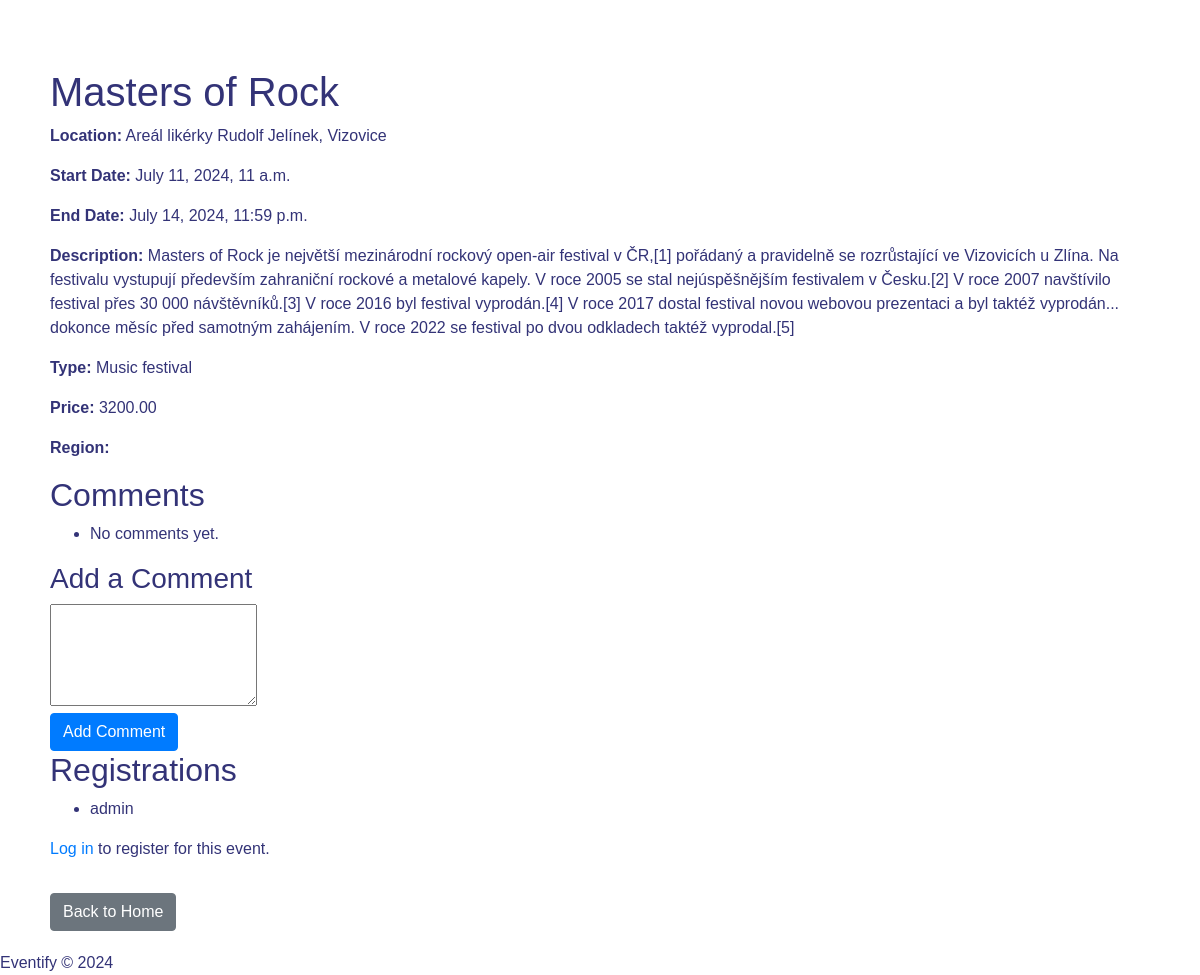
The app's page /event/3/ with its own data.
### viewer/models.py (models this page shows, shortened)
class Event(models.Model):
    title = models.CharField(
        max_length=100,
    )
    start_date = models.DateTimeField()
    end_date = models.DateTimeField()
    description = models.TextField()
    created_by = models.ForeignKey(User, on_delete=models.CASCADE, related_name='events')
    type = models.CharField(max_length=50)
    price = models.DecimalField(max_digits=10, decimal_places=2)
    location = models.CharField(max_length=200, null=True, blank=True)
    region = models.CharField(max_length=40, choices=REGION_CHOICES, default='')

class Registration(models.Model):
    user = models.ForeignKey(User, on_delete=models.CASCADE, related_name='registrations')
    event = models.ForeignKey(Event, on_delete=models.CASCADE, related_name='registrations')
    registered_at = models.DateTimeField(auto_now_add=True)

### viewer/views.py (the view)
# urls.py: path('event/<int:event_id>/', views.event_detail, name='event_detail'),
def event_detail(request, event_id):
    event = get_object_or_404(Event, pk=event_id)
    if request.method == 'POST':
        comment_content = request.POST.get('comment_content')
        if comment_content:
            Comment.objects.create(user=request.user, event=event, content=comment_content)
    comments = event.comments.all().order_by('-created_at')
    registrations = event.registrations.all()
    return render(request, 'viewer/event_detail.html', {
        'event': event,
        'comments': comments,
        'registrations': registrations,
        'is_edit': False,
    })

### viewer/templates/viewer/event_detail.html (shortened to what this page needs)
<!DOCTYPE html>
{% load static %}
<html lang="en">
<head>
    <link rel="stylesheet" href="https://stackpath.bootstrapcdn.com/bootstrap/4.2.1/css/bootstrap.min.css"
>
    <link rel="stylesheet" href="{% static 'viewer/style.css' %}">
</head>
<body>
    <div class="container mt-5">
        <h1>{{ event.title }}</h1>
        <p><strong>Location:</strong> {{ event.location }}</p>
        <p><strong>Start Date:</strong> {{ event.start_date }}</p>
        <p><strong>End Date:</strong> {{ event.end_date }}</p>
        <p><strong>Description:</strong> {{ event.description }}</p>
        <p><strong>Type:</strong> {{ event.type }}</p>
        <p><strong>Price:</strong> {{ event.price }}</p>
        <p><strong>Region:</strong> {{ event.get_region_display }}</p>
        {% if is_edit %}
            <form method="post">
                {% csrf_token %}
                {{ form.as_p }}
                <button type="submit" class="btn btn-primary">Save changes</button>
            </form>
        {% else %}
            <h2>Comments</h2>
            <ul>
                {% for comment in comments %}
                    <li>{{ comment.content }} - <em>{{ comment.user.username }}</em></li>
                {% empty %}
                    <li>No comments yet.</li>
                {% endfor %}
            </ul>
            <h3>Add a Comment</h3>
            <form method="post">
                <textarea name="comment_content" rows="4"></textarea><br>
                <button type="submit" class="btn btn-primary">Add Comment</button>
            </form>
            <h2>Registrations</h2>
            <ul>
                {% for registration in registrations %}
                    <li>{{ registration.user.username }}</li>
                {% empty %}
                    <li>No registrations yet.</li>
                {% endfor %}
            </ul>
            {% if user.is_authenticated %}
                {% if user in event.registrations.all %}
                    <p>You are already registered for this event.</p>
                {% else %}
                    <form method="post" action="{% url 'register_for_event' event.id %}">
                        {% csrf_token %}
                        <button type="submit" class="btn btn-primary">Register for Event</button>
                    </form>
                {% endif %}
            {% else %}
                <p><a href="{% url 'login' %}?next={{ request.path }}">Log in</a> to register for this event.</p>
            {% endif %}
        {% endif %}
        <a href="{% url 'home' %}" class="btn btn-secondary mt-3">Back to Home</a>
    </div>
    {% include 'footer.html' %}
</body>
</html>

### viewer/static/viewer/style.css (style rules this page uses)
body { background-image: url('background.jpg'); background-size: cover; background-repeat: no-repeat; background-attachment: fixed; font-family: 'Arial', sans-serif; color: #337; }
.container { background: rgba(255, 255, 255, 0.8); padding: 20px; border-radius: 10px; margin-top: 30px; }

### records on screen
Event: title "Masters of Rock", location "Areál likérky Rudolf Jelínek, Vizovice", start_date "July 11, 2024, 11 a.m.", end_date "July 14, 2024, 11:59 p.m.", description "Masters of Rock je největší mezinárodní rockový open-air festival v ČR,[1] pořádaný a pravidelně se rozrůstající ve Vizovicích u Zlína. Na festivalu vystupují především zahraniční rockové a metalové kapely. V roce 2005 se stal nejúspěšnějším festivalem v Česku.[2] V roce 2007 navštívilo festival přes 30 000 návštěvníků.[3] V roce 2016 byl festival vyprodán.[4] V roce 2017 dostal festival novou webovou prezentaci a byl taktéž vyprodán... dokonce měsíc před samotným zahájením. V roce 2022 se festival po dvou odkladech taktéž vyprodal.[5]", type "Music festival", price "3200.00"
Registration: user.username "admin"
